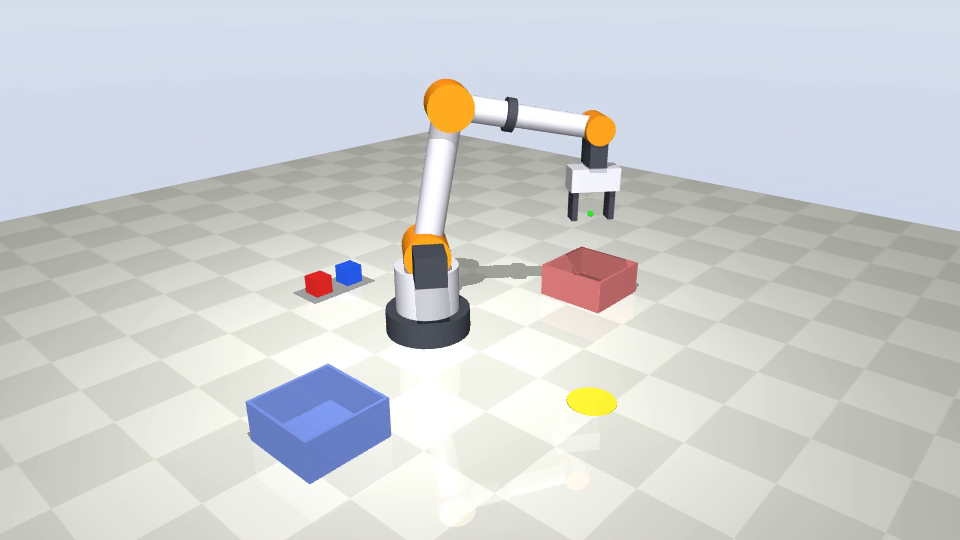
#> input picture frame 146 of reports/media/e4_pick_place.mp4, 960 x 540 px, given in place of the camera
$ python calibrate.py intrinsics
#> lines starting #> are read from the running program, lines starting #| are printed output that depends on the picture
#> in main, f is the input picture: shape (540, 960, 3); mean B, G, R 209.5, 208.9, 206.6
### arm/config.py
"""Editable design values: defaults, the team's saved file, validation.

The values a CAD or datasheet update changes live in `arm_config.json` at the repo root
(written by the dashboard, or by hand). Anything missing from that file falls back to
DEFAULTS below. Units are the ones people read off CAD: mm, g, deg.
"""
from __future__ import annotations

import copy
import hashlib
import json
from pathlib import Path

CONFIG_PATH = Path(__file__).resolve().parent.parent / "arm_config.json"
JOINT_NAMES = ["J1 base yaw", "J2 shoulder", "J3 elbow", "J4 forearm roll", "J5 wrist pitch", "J6 tool roll"]

DEFAULTS = {
    "geometry_mm": {"D1": 120, "L2": 200, "L3": 200, "L3A": 80, "D6": 120},
    "joints": [
        {"q_min_deg": -170, "q_max_deg": 170, "vmax_deg": 90, "amax_deg": 150},
        {"q_min_deg": -100, "q_max_deg": 100, "vmax_deg": 45, "amax_deg": 150},
        {"q_min_deg": -140, "q_max_deg": 140, "vmax_deg": 90, "amax_deg": 150},
        {"q_min_deg": -90, "q_max_deg": 90, "vmax_deg": 200, "amax_deg": 300},
        {"q_min_deg": -90, "q_max_deg": 90, "vmax_deg": 200, "amax_deg": 300},
        {"q_min_deg": -90, "q_max_deg": 90, "vmax_deg": 200, "amax_deg": 300},
    ],
    "masses": [
        {"name": "turret structure", "link": 1, "mass_g": 400, "pos_mm": [0, 0, 60], "finger": False},
        {"name": "shoulder motor + gearbox", "link": 1, "mass_g": 500, "pos_mm": [0, -50, 120], "finger": False},
        {"name": "upper-arm structure", "link": 2, "mass_g": 200, "pos_mm": [0, 0, 100], "finger": False},
        {"name": "elbow motor (behind shoulder)", "link": 2, "mass_g": 280, "pos_mm": [0, 0, -30], "finger": False},
        {"name": "elbow pulley + bearings", "link": 2, "mass_g": 50, "pos_mm": [0, 0, 200], "finger": False},
        {"name": "forearm structure (fixed)", "link": 3, "mass_g": 100, "pos_mm": [0, 0, 40], "finger": False},
        {"name": "J4 servo DS3218MG", "link": 3, "mass_g": 60, "pos_mm": [0, 0, 60], "finger": False},
        {"name": "forearm structure (rolling)", "link": 4, "mass_g": 80, "pos_mm": [0, 0, 60], "finger": False},
        {"name": "J5 servo DS3218MG", "link": 4, "mass_g": 60, "pos_mm": [0, 0, 100], "finger": False},
        {"name": "wrist bracket", "link": 5, "mass_g": 40, "pos_mm": [0, 0, 20], "finger": False},
        {"name": "J6 servo MG996", "link": 5, "mass_g": 55, "pos_mm": [0, 0, 35], "finger": False},
        {"name": "gripper body", "link": 6, "mass_g": 70, "pos_mm": [0, 0, 70], "finger": False},
        {"name": "gripper servo MG996", "link": 6, "mass_g": 55, "pos_mm": [0, 0, 60], "finger": False},
        {"name": "fingers (pair)", "link": 6, "mass_g": 20, "pos_mm": [0, 0, 105], "finger": True},
    ],
    "payload": {"mass_g": 50, "object_size_mm": 30},
    "motors": {
        "nema17_hold_Nm": 0.49, "nema17_geared_hold_Nm": 0.42, "stepper_current_A": 1.7,
        "stepper_resistance_ohm": 1.5, "stepper_inductance_mH": 2.8,
        "ds3218_kgcm": 20, "mg996_kgcm": 13, "servo_stall_current_A": 2.5,
        "gearbox_ratio": 5.18, "gearbox_eff": 0.90, "belt_eff": 0.95,
    },
    "drives": {"shoulder_teeth": 64, "elbow_teeth": 96, "base_gear_ratio": 5.0, "microstep": 8},
    "layout_mm": {
        "pick_x": 280, "pick_y": 0, "bin_red_x": 100, "bin_red_y": 260, "bin_blue_x": 100, "bin_blue_y": -260,
        "bin_inner": 100, "bin_wall_h": 50, "z_safe": 120, "z_drop": 85,
    },
    "ready_q_deg": [0, 10, 90, 0, 80, 0],
}

# label and unit for every scalar field, used by the dashboard
LABELS = {
    "geometry_mm": {
        "D1": ("Table to shoulder axis", "mm"), "L2": ("Upper arm, shoulder to elbow", "mm"),
        "L3": ("Forearm, elbow to wrist centre", "mm"), "L3A": ("Elbow to forearm-roll joint", "mm"),
        "D6": ("Wrist centre to tool tip", "mm"),
    },
    "payload": {"mass_g": ("Object mass", "g"), "object_size_mm": ("Object size (cube edge)", "mm")},
    "motors": {
        "nema17_hold_Nm": ("Plain NEMA17 holding torque", "N.m"),
        "nema17_geared_hold_Nm": ("Geared NEMA17 holding torque (before gearbox)", "N.m"),
        "stepper_current_A": ("Stepper rated current", "A"), "stepper_resistance_ohm": ("Stepper phase resistance", "ohm"),
        "stepper_inductance_mH": ("Stepper phase inductance", "mH"),
        "ds3218_kgcm": ("DS3218MG stall torque", "kg.cm"), "mg996_kgcm": ("MG996 stall torque", "kg.cm"),
        "servo_stall_current_A": ("Servo stall current", "A"),
        "gearbox_ratio": ("Planetary gearbox ratio", ":1"), "gearbox_eff": ("Gearbox efficiency", "0-1"),
        "belt_eff": ("Belt stage efficiency", "0-1"),
    },
    "drives": {
        "shoulder_teeth": ("Shoulder printed pulley", "teeth"), "elbow_teeth": ("Elbow printed pulley", "teeth"),
        "base_gear_ratio": ("Base printed gear ratio", ":1"), "microstep": ("Microstepping (8, 16, 32 or 64)", "1/n"),
    },
    "layout_mm": {
        "pick_x": ("Pick spot x", "mm"), "pick_y": ("Pick spot y", "mm"),
        "bin_red_x": ("Red bin centre x", "mm"), "bin_red_y": ("Red bin centre y", "mm"),
        "bin_blue_x": ("Blue bin centre x", "mm"), "bin_blue_y": ("Blue bin centre y", "mm"),
        "bin_inner": ("Bin inner width", "mm"), "bin_wall_h": ("Bin wall height", "mm"),
        "z_safe": ("Travel height of the tool tip", "mm"), "z_drop": ("Release height above a bin", "mm"),
    },
}
SECTION_TITLES = {"geometry_mm": "Arm geometry", "payload": "Object", "motors": "Motors and efficiencies",
                  "drives": "Reductions", "layout_mm": "Cell layout"}


# [8 lines left out: function _num, not called in this run]


def normalise(raw: dict | None) -> dict:
    """Merge `raw` over the defaults, coerce types, and reject values that cannot work."""
    raw = raw or {}
    cfg = copy.deepcopy(DEFAULTS)
    for section in LABELS:
        for key in cfg[section]:
            if key in raw.get(section, {}):
                cfg[section][key] = _num(raw[section][key], LABELS[section][key][0])
    if "joints" in raw:
        if len(raw["joints"]) != 6:
            raise ValueError("joints: exactly six joints are required")
        for i, j in enumerate(raw["joints"]):
            for key in cfg["joints"][i]:
                if key in j:
                    cfg["joints"][i][key] = _num(j[key], f"{JOINT_NAMES[i]} {key}")
    if "masses" in raw:
        cfg["masses"] = []
        for k, m in enumerate(raw["masses"]):
            name = str(m.get("name", "")).strip() or f"part {k + 1}"
            link = int(_num(m.get("link", 0), f"{name}: joint"))
            pos = m.get("pos_mm", [0, 0, 0])
            if link < 1 or link > 6:
                raise ValueError(f"{name}: 'moves with' must be J1 to J6")
            if len(pos) != 3:
                raise ValueError(f"{name}: position needs x, y and z")
            cfg["masses"].append({"name": name[:60], "link": link, "mass_g": _num(m.get("mass_g"), f"{name}: mass"),
                                  "pos_mm": [_num(p, f"{name}: position") for p in pos], "finger": bool(m.get("finger"))})
    if "ready_q_deg" in raw:
        if len(raw["ready_q_deg"]) != 6:
            raise ValueError("ready pose: six angles are required")
        cfg["ready_q_deg"] = [_num(v, "ready pose") for v in raw["ready_q_deg"]]

    g = cfg["geometry_mm"]
    for key, (label, _) in LABELS["geometry_mm"].items():
        if g[key] <= 0:
            raise ValueError(f"{label} must be positive")
    if not 0 < g["L3A"] < g["L3"]:
        raise ValueError("Elbow to forearm-roll joint must be shorter than the forearm")
    for i, j in enumerate(cfg["joints"]):
        if j["q_min_deg"] >= j["q_max_deg"]:
            raise ValueError(f"{JOINT_NAMES[i]}: lower limit must be below upper limit")
        if abs(j["q_min_deg"]) > 180 or abs(j["q_max_deg"]) > 180:
            raise ValueError(f"{JOINT_NAMES[i]}: limits must stay within -180 to 180 deg")
        if j["vmax_deg"] <= 0 or j["amax_deg"] <= 0:
            raise ValueError(f"{JOINT_NAMES[i]}: speed and acceleration must be positive")
    for link in range(1, 7):
        if not any(m["link"] == link and not m["finger"] and m["mass_g"] > 0 for m in cfg["masses"]):
            raise ValueError(f"Mass budget: {JOINT_NAMES[link - 1]} needs at least one part with mass")
    if sum(1 for m in cfg["masses"] if m["finger"]) != 1:
        raise ValueError("Mass budget: exactly one row must be ticked as the fingers")
    if any(m["mass_g"] <= 0 for m in cfg["masses"]):
        raise ValueError("Mass budget: every mass must be positive")
    if int(cfg["drives"]["microstep"]) not in (8, 16, 32, 64):
        raise ValueError("Microstepping must be 8, 16, 32 or 64")
    for key in ("shoulder_teeth", "elbow_teeth", "base_gear_ratio"):
        if cfg["drives"][key] <= 0:
            raise ValueError(f"{LABELS['drives'][key][0]} must be positive")
    for key in ("gearbox_eff", "belt_eff"):
        if not 0 < cfg["motors"][key] <= 1:
            raise ValueError(f"{LABELS['motors'][key][0]} must be between 0 and 1")
    for key, (label, _) in LABELS["motors"].items():
        if cfg["motors"][key] <= 0:
            raise ValueError(f"{label} must be positive")
    if cfg["payload"]["mass_g"] <= 0 or cfg["payload"]["object_size_mm"] <= 0:
        raise ValueError("Object mass and size must be positive")
    lay = cfg["layout_mm"]
    if lay["z_drop"] > lay["z_safe"]:
        raise ValueError("Release height must not be above the travel height")
    if lay["z_safe"] <= cfg["payload"]["object_size_mm"]:
        raise ValueError("Travel height must be above the object")
    return cfg


def load() -> dict:
    raw = json.loads(CONFIG_PATH.read_text(encoding="utf-8")) if CONFIG_PATH.exists() else {}
    return normalise(raw)


# [4 lines left out: function save, not called in this run]


def reset() -> dict:
    CONFIG_PATH.unlink(missing_ok=True)
    return normalise({})


def config_hash(cfg: dict | None = None) -> str:
    cfg = load() if cfg is None else cfg
    return hashlib.sha1(json.dumps(cfg, sort_keys=True).encode()).hexdigest()[:12]

### vision/detector.py
"""Colour detection and object localisation for the pick location.

One call, `analyse(frame_bgr, calib)`, does the whole job on a camera frame:

  1. find the four ArUco markers of the pick mat               -> mat found or not
  2. image -> mat-plane homography and camera pose (solvePnP)    -> image-to-arm calibration
  3. warp the pick area to a top-down view, 2 px per mm          -> fixed geometry, any camera angle
  4. white balance on the grey mat (a grey card always in view)  -> colour independent of the lighting
  5. segment saturated pixels near the pick cross               -> object present or not
  6. hue of the object vs calibrated colour centroids            -> red / blue / unknown
  7. blob centroid -> ray from the camera -> object centre        -> object position in arm mm

Only OpenCV and NumPy. Frames are BGR as delivered by cv2.VideoCapture.
"""
from __future__ import annotations

import json
import time
from dataclasses import asdict, dataclass, field
from pathlib import Path

import cv2
import numpy as np

from . import mat

PX_PER_MM = 2.0          # resolution of the rectified top-down view
ROI_RADIUS = 60.0        # mm around the pick cross searched for the object
CALIB_PATH = Path(__file__).resolve().parent / "calib.json"


@dataclass
class Calib:
    """Everything the detector needs; saved as vision/calib.json."""
    K: list                      # 3x3 camera matrix (pixels)
    dist: list                   # distortion coefficients
    pick_xy: list                # pick cross position in arm mm
    colours: dict = field(default_factory=dict)   # name -> {"hue": deg, "sat": 0-1}
    hue_tol: float = 28.0        # max hue distance (deg) to accept a colour
    min_sat: float = 0.28        # normalised saturation that counts as "coloured"
    min_area_mm2: float = 250.0  # smallest blob accepted as an object
    object_height_mm: float = 30.0
    centroid_height_frac: float = 0.5   # height of the visible blob centre, as a fraction of the object height

    @classmethod
    def load(cls, path=CALIB_PATH) -> "Calib":
        return cls(**json.loads(Path(path).read_text(encoding="utf-8")))

    def save(self, path=CALIB_PATH) -> None:
        Path(path).write_text(json.dumps(asdict(self), indent=2), encoding="utf-8")


@dataclass
class Result:
    mat_found: bool
    present: bool = False
    colour: str = "none"           # "red", "blue", ..., "unknown" or "none"
    confidence: float = 0.0
    x_mm: float = float("nan")     # object centre in the arm frame
    y_mm: float = float("nan")
    z_mm: float = float("nan")      # object centre height above the table (from the known table plane and cube size)
    hue: float = float("nan")
    sat: float = float("nan")
    area_mm2: float = 0.0
    reproj_px: float = float("nan")   # marker reprojection error: calibration quality
    ms: float = 0.0


def intrinsics_from_fov(width: int, height: int, fovy_deg: float) -> np.ndarray:
    """Pinhole camera matrix for square pixels, from the vertical field of view."""
    f = (height / 2) / np.tan(np.radians(fovy_deg) / 2)
    return np.array([[f, 0, width / 2], [0, f, height / 2], [0, 0, 1]], dtype=np.float64)


_DETECTOR = cv2.aruco.ArucoDetector(cv2.aruco.getPredefinedDictionary(mat.DICT), cv2.aruco.DetectorParameters())


# [60 lines left out: functions find_markers, mat_pose, rectify, mat_area_mask, white_balance, not called in this run]


def _hsv(img_bgr):
    hsv = cv2.cvtColor(img_bgr, cv2.COLOR_BGR2HSV_FULL).astype(np.float64)
    return hsv[..., 0] * 360 / 256, hsv[..., 1] / 255, hsv[..., 2] / 255


def hue_dist(a, b):
    d = abs(a - b) % 360
    return min(d, 360 - d)


# [103 lines left out: functions analyse, draw_overlay, calibrate_colours, not called in this run]

### vision/calibrate.py
"""Calibrate the real webcam. Run once at the workshop, in the final lighting.

  uv run python -m vision.calibrate intrinsics --camera 0
      Show a printed chessboard (9 x 6 inner corners, 25 mm squares) in ~15 poses; SPACE grabs, ENTER solves.
      Gives the camera matrix and lens distortion.
  uv run python -m vision.calibrate colours --camera 0 --names red blue
      Put each object on the cross when asked; SPACE grabs a frame (take 6 per colour, moving it slightly).
      Gives the hue centroid of each colour.
  uv run python -m vision.calibrate check --camera 0
      Reports the marker reprojection error and the measured position of an object on the cross.

Results go to vision/calib.json, which vision.live and the sequencer read.
The pick-spot position in arm coordinates comes from the design values (arm_config.json) unless --pick X Y is given.
"""
from __future__ import annotations

import argparse
import sys

import cv2
import numpy as np

from .detector import CALIB_PATH, Calib, analyse, calibrate_colours, draw_overlay, intrinsics_from_fov


def open_camera(index: int, width=1280, height=720):
    cap = cv2.VideoCapture(index, cv2.CAP_DSHOW if sys.platform == "win32" else cv2.CAP_ANY)
    cap.set(cv2.CAP_PROP_FRAME_WIDTH, width)
    cap.set(cv2.CAP_PROP_FRAME_HEIGHT, height)
    cap.set(cv2.CAP_PROP_AUTO_WB, 0)          # the grey mat does the white balance; a drifting camera WB only hurts
    if not cap.isOpened():
        raise SystemExit(f"camera {index} not found")
    return cap


def default_calib(width, height, pick) -> Calib:
    if CALIB_PATH.exists():
        c = Calib.load()
        if pick:
            c.pick_xy = list(pick)
        return c
    if pick is None:
        from arm import params as P
        pick = [P.PICK_XY[0] * 1e3, P.PICK_XY[1] * 1e3]
    # until the intrinsics are calibrated: a typical webcam, 45 deg vertical field of view
    return Calib(K=intrinsics_from_fov(width, height, 45).tolist(), dist=[0, 0, 0, 0, 0], pick_xy=list(pick))


def grab_loop(cap, prompt, on_frame=None):
    """Show the camera; SPACE returns the frame, ENTER returns None, ESC quits."""
    while True:
        ok, frame = cap.read()
        if not ok:
            continue
        view = on_frame(frame) if on_frame else frame.copy()
        cv2.putText(view, prompt, (10, view.shape[0] - 15), cv2.FONT_HERSHEY_SIMPLEX, 0.6, (0, 255, 255), 2)
        cv2.imshow("calibrate", view)
        k = cv2.waitKey(1) & 0xFF
        if k == 32:
            return frame
        if k == 13:
            return None
        if k == 27:
            raise SystemExit("cancelled")


def intrinsics(cap, calib: Calib, cols=9, rows=6, square=25.0):
#> called with cols = 9, rows = 6, square = 25
    objp = np.zeros((cols * rows, 3), np.float32)
    objp[:, :2] = np.mgrid[0:cols, 0:rows].T.reshape(-1, 2) * square
    obj_pts, img_pts, size = [], [], None
    while True:
        def show(f):
            g = cv2.cvtColor(f, cv2.COLOR_BGR2GRAY)
            ok, c = cv2.findChessboardCorners(g, (cols, rows), cv2.CALIB_CB_FAST_CHECK)
            v = f.copy()
            if ok:
                cv2.drawChessboardCorners(v, (cols, rows), c, ok)
            return v
        f = grab_loop(cap, f"{len(obj_pts)} views. SPACE grab, ENTER solve", show)
        if f is None:
            break
        g = cv2.cvtColor(f, cv2.COLOR_BGR2GRAY)
        ok, c = cv2.findChessboardCorners(g, (cols, rows))
        if ok:
            c = cv2.cornerSubPix(g, c, (11, 11), (-1, -1), (cv2.TERM_CRITERIA_EPS + cv2.TERM_CRITERIA_MAX_ITER, 30, 1e-3))
            obj_pts.append(objp)
            img_pts.append(c)
            size = g.shape[::-1]
#> this loop made 1 pass; (key Esc is pressed on pass 1)
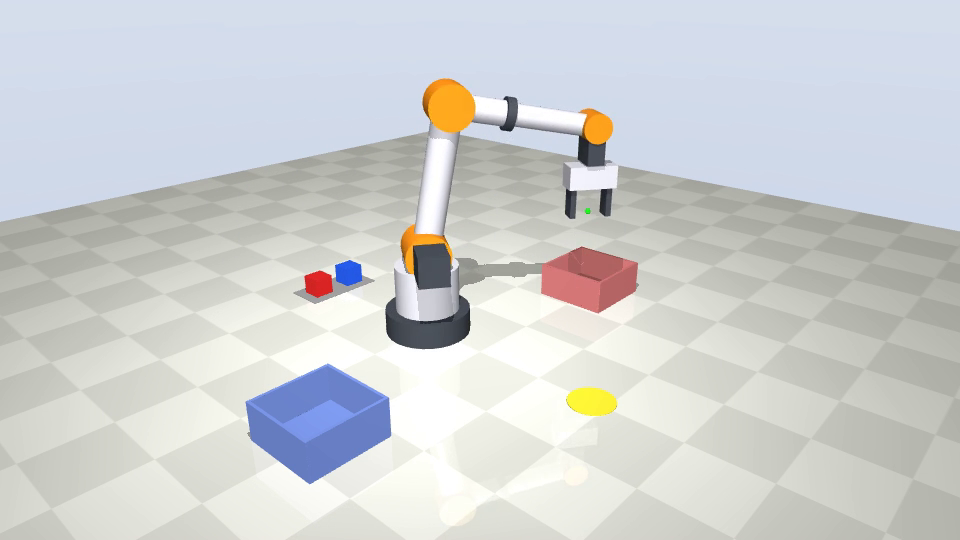
#> input picture frame 147 of reports/media/e4_pick_place.mp4, 960 x 540 px, given in place of the camera
#> pass 1, in show, `g = cv2.cvtColor(f, cv2.COLOR_BGR2GRAY)`:
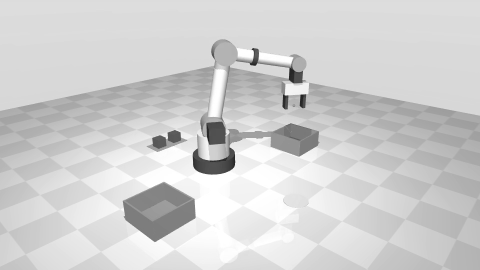
#> g: shape (540, 960) (shown at 1/2 size); min 29, max 255, mean 208.3
#> pass 1, in grab_loop, `cv2.imshow("calibrate", view)`:
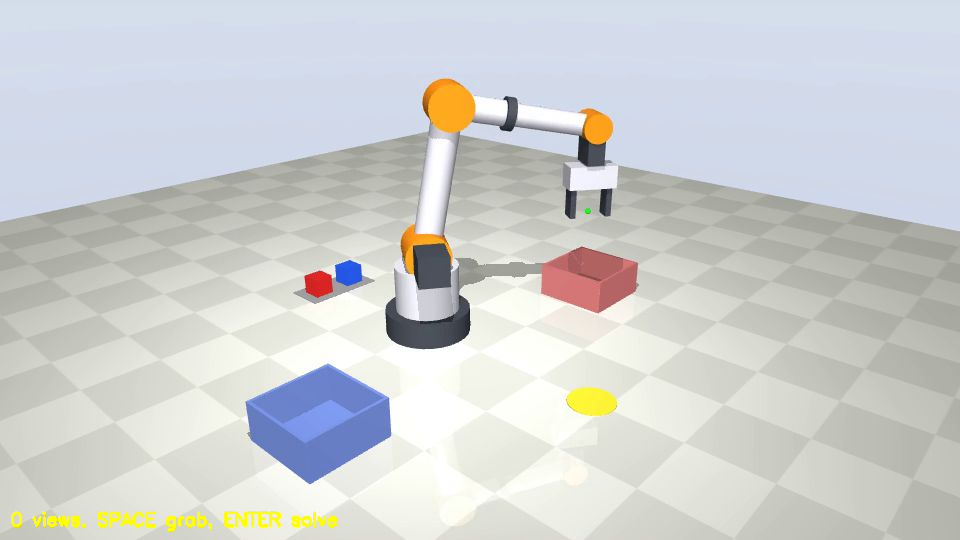
#> window 'calibrate': shape (540, 960, 3); mean B, G, R 208.6, 209, 206.6
    if len(obj_pts) < 8:
        raise SystemExit("need at least 8 chessboard views")
    rms, K, dist, _, _ = cv2.calibrateCamera(obj_pts, img_pts, size, None, None)
    calib.K, calib.dist = K.tolist(), dist.ravel().tolist()
    print(f"intrinsics: RMS reprojection {rms:.2f} px over {len(obj_pts)} views")


# [30 lines left out: functions colours, check, not called in this run]


def main():
    ap = argparse.ArgumentParser(description=__doc__, formatter_class=argparse.RawDescriptionHelpFormatter)
    ap.add_argument("step", choices=["intrinsics", "colours", "check"])
    ap.add_argument("--camera", type=int, default=0)
    ap.add_argument("--names", nargs="+", default=["red", "blue"])
    ap.add_argument("--pick", type=float, nargs=2, metavar=("X", "Y"), help="pick cross in arm mm")
    a = ap.parse_args()
    cap = open_camera(a.camera)
    ok, f = cap.read()
    calib = default_calib(f.shape[1], f.shape[0], a.pick)
    try:
        {"intrinsics": lambda: intrinsics(cap, calib), "colours": lambda: colours(cap, calib, a.names),
         "check": lambda: check(cap, calib)}[a.step]()
    finally:
        cap.release()
        cv2.destroyAllWindows()
    if a.step != "check":
        calib.save()
        print("saved", CALIB_PATH)


if __name__ == "__main__":
#> (the run stopped early here; a loop or call above may not have finished)
